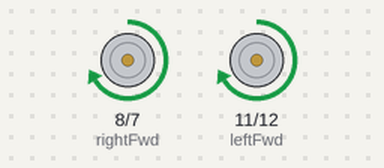
A sketch run on a simulated Arduino Uno, built with avr-gcc and run on an emulated ATmega328P. Parts: motor-driver pin pairs drawn as motors (green arrow = first pin HIGH = forward, orange = second pin HIGH = backward, longer = more drive, scaled by the enable pin).

Above: at 1.0 s.
At 3.0 s:
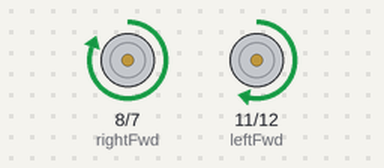
At 9.0 s:
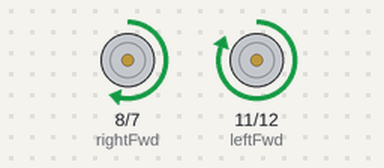
At 10.5 s:
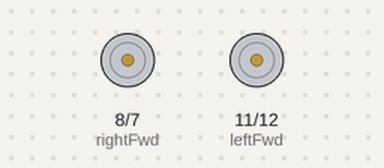
Timing chart, 0 to 14.3 s (numbered marks = the images above):
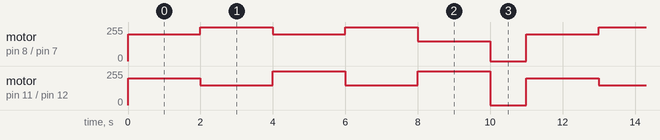

Measured:
- by itself, motor on pin 11 (leftFwd) / pin 12 (leftRev): repeats every 11.0 s: 2 × (forward 150/255 2.0 s, forward 255/255 2.0 s), stopped 1.0 s, forward 200/255 2.0 s
- by itself, motor on pin 8 (rightFwd) / pin 7 (rightRev): repeats every 11.0 s: forward 255/255 2.0 s, forward 200/255 2.0 s, forward 255/255 2.0 s, forward 150/255 2.0 s, stopped 1.0 s, forward 200/255 2.0 s

The sketch:

Story_5.ino
```cpp
// Story 5: Rover Movement with Snake Pattern
// Builds on Story 4

// Motor control pins
int leftRev = 12;
int leftFwd = 11;
int leftEnable = 10;

int rightEnable = 9;
int rightFwd = 8;
int rightRev = 7;

// Setup
void setup() {
  pinMode(leftRev, OUTPUT);
  pinMode(leftFwd, OUTPUT);
  pinMode(leftEnable, OUTPUT);

  pinMode(rightEnable, OUTPUT);
  pinMode(rightFwd, OUTPUT);
  pinMode(rightRev, OUTPUT);
}
// Story 4 Functions

// Move Forward for fixed time
void moveForward() {
  digitalWrite(leftEnable, HIGH);
  digitalWrite(leftFwd, HIGH);
  digitalWrite(leftRev, LOW);

  digitalWrite(rightEnable, HIGH);
  digitalWrite(rightFwd, HIGH);
  digitalWrite(rightRev, LOW);

  delay(5000); // 5 seconds forward
}

// Stop Rover for fixed time
void stopRover() {
  digitalWrite(leftEnable, LOW);
  digitalWrite(rightEnable, LOW);

  digitalWrite(leftFwd, LOW);
  digitalWrite(leftRev, LOW);
  digitalWrite(rightFwd, LOW);
  digitalWrite(rightRev, LOW);

  delay(1000); // 1 second stop
}

// Move Reverse for fixed time
void moveReverse() {
  digitalWrite(leftEnable, HIGH);
  digitalWrite(leftFwd, LOW);
  digitalWrite(leftRev, HIGH);

  digitalWrite(rightEnable, HIGH);
  digitalWrite(rightFwd, LOW);
  digitalWrite(rightRev, HIGH);

  delay(2000); // 2 seconds reverse
}
// Story 5 Functions (PWM Control)
// Move straight at a given speed
void moveStraight(int speed) {
  digitalWrite(leftFwd, HIGH);
  digitalWrite(leftRev, LOW);
  digitalWrite(rightFwd, HIGH);
  digitalWrite(rightRev, LOW);

  analogWrite(leftEnable, speed);
  analogWrite(rightEnable, speed);
}

// Turn left by slowing left motor
void moveLeft(int speedLeft, int speedRight) {
  digitalWrite(leftFwd, HIGH);
  digitalWrite(leftRev, LOW);
  digitalWrite(rightFwd, HIGH);
  digitalWrite(rightRev, LOW);

  analogWrite(leftEnable, speedLeft);
  analogWrite(rightEnable, speedRight);
}

// Turn right by slowing right motor
void moveRight(int speedLeft, int speedRight) {
  digitalWrite(leftFwd, HIGH);
  digitalWrite(leftRev, LOW);
  digitalWrite(rightFwd, HIGH);
  digitalWrite(rightRev, LOW);

  analogWrite(leftEnable, speedLeft);
  analogWrite(rightEnable, speedRight);
}

// Stop motors with optional delay
void stopMotors(int delayTime) {
  analogWrite(leftEnable, 0);
  analogWrite(rightEnable, 0);

  digitalWrite(leftFwd, LOW);
  digitalWrite(leftRev, LOW);
  digitalWrite(rightFwd, LOW);
  digitalWrite(rightRev, LOW);

  delay(delayTime);
}

// Story 4 Function
// Runs the full Story 4 sequence
void Story4() {
  moveForward();
  stopRover();
  moveReverse();
  stopRover();
}

// Story 5 Function
// Snake movement sequence
void Story5() {
  moveStraight(200); // 2 sec straight
  delay(2000);

  moveLeft(150, 255); // 2 sec left
  delay(2000);

  moveRight(255, 150); // 2 sec right
  delay(2000);

  moveLeft(150, 255); // 2 sec left
  delay(2000);

  moveRight(255, 150); // 2 sec right
  delay(2000);

  stopMotors(1000); // final stop
}

// Main loop
void loop() {
  Story5(); // Run the snake movement
}
```
